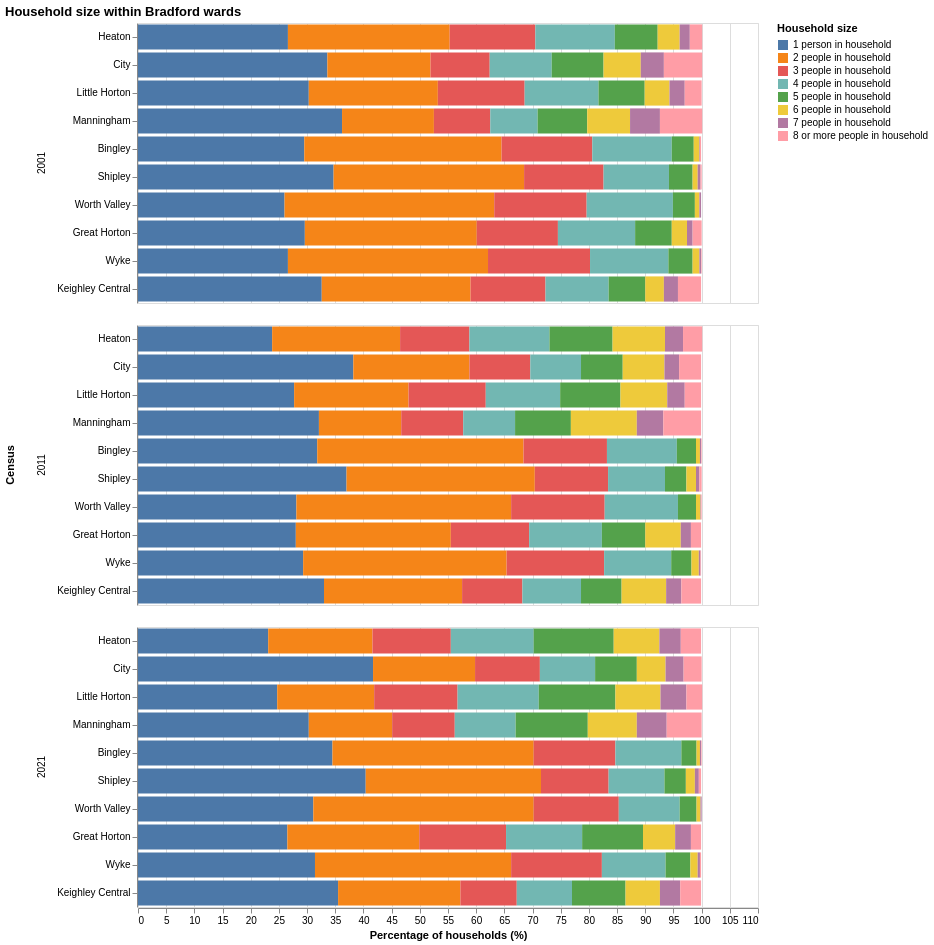

The notebook cell this image was saved under:
### Code cell
plot_household_size_wards(
    df_size,
    top_n=10,
    title="Household size within Bradford wards"
)

### Figure 1 — Vega-Lite specification as saved in the notebook (floating-point values rounded to 4 significant figures; data arrays with more than 128 entries replaced by an {"elided": "..."} marker saying what was removed)
{"config": {"view": {"continuousWidth": 300, "continuousHeight": 300}}, "data": {"name": "data-0be641941461e40905710c557de844cf"}, "mark": {"type": "bar"}, "encoding": {"color": {"field": "class_name", "title": "Household size", "type": "nominal"}, "row": {"field": "census", "sort": ["2001", "2011", "2021"], "title": "Census", "type": "ordinal"}, "tooltip": [{"field": "geography_name", "title": "Ward", "type": "nominal"}, {"field": "census", "title": "Census", "type": "ordinal"}, {"field": "class_name", "title": "Household size", "type": "nominal"}, {"field": "number", "format": ",.0f", "title": "Number", "type": "quantitative"}, {"field": "pct", "format": ".1f", "title": "Percentage", "type": "quantitative"}], "x": {"field": "pct", "title": "Percentage of households (%)", "type": "quantitative"}, "y": {"field": "geography_name", "sort": "-x", "title": null, "type": "nominal"}}, "height": 280, "params": [{"name": "param_4", "select": {"type": "point", "fields": ["ward_selection"]}, "bind": {"input": "select", "options": ["Top 10 changed wards", "Baildon", "Bingley", "Bingley Rural", "Bolton and Undercliffe", "Bowling and Barkerend", "Bradford Moor", "City", "Clayton and Fairweather Green", "Craven", "Eccleshill", "Great Horton", "Heaton", "Idle and Thackley", "Ilkley", "Keighley Central", "Keighley East", "Keighley West", "Little Horton", "Manningham", "Queensbury", "Royds", "Shipley", "Thornton and Allerton", "Toller", "Tong", "Wharfedale", "Wibsey", "Windhill and Wrose", "Worth Valley", "Wyke"], "name": "Ward selection: "}, "value": "Top 10 changed wards"}], "title": "Household size within Bradford wards", "transform": [{"filter": {"param": "param_4"}}], "width": 620, "$schema": "https://vega.github.io/schema/vega-lite/v5.20.1.json", "datasets": {"data-0be641941461e40905710c557de844cf": {"elided": "960 records"}}}
